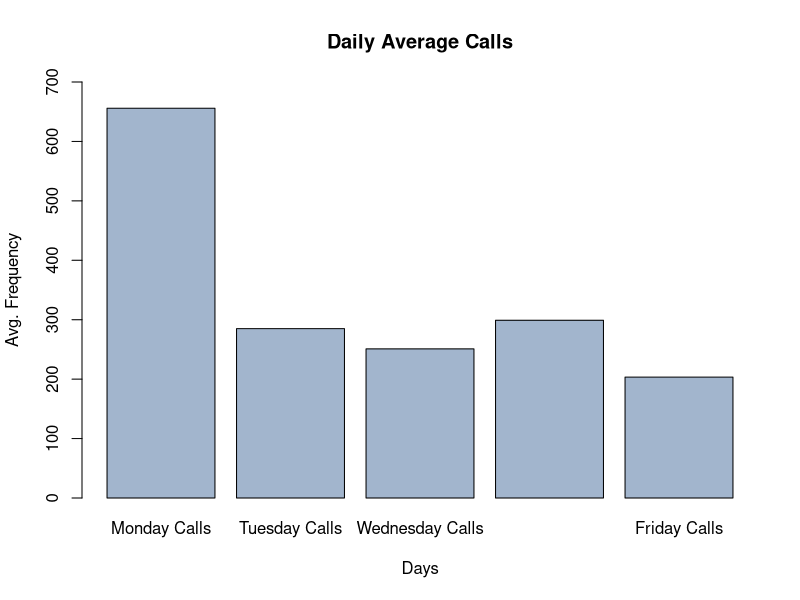
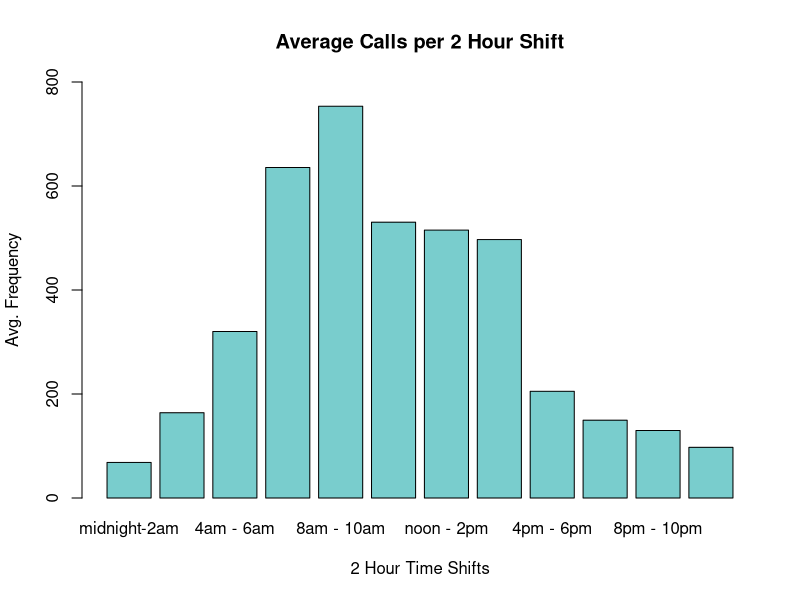

The R script that drew these images, in order:
# authors: Drew Barton, Jake Pagels, Chris Calvo

library(readxl)
help.desk = read_excel("Help Desk.xlsx")
View(help.desk)

# check whether data set has any null values
sum(is.na(help.desk))
names(help.desk)

# as the number of calls cannot be negative in a given period, recoding values to 0
help.desk$`Number of Calls`[help.desk$`Number of Calls` < 0] = 0

# recoded "Tue" values to "Tues" to create uniformity
help.desk$Day[help.desk$Day == "Tue"] = "Tues"

View(help.desk)

summary(help.desk)
str(help.desk)

avg.total.calls = mean(help.desk$`Number of Calls`); avg.total.calls

library(dplyr)
help.desk %>% 
  group_by(Day) %>%
  arrange(desc(Day)) %>%
  summarize('Number of Calls' = sum(`Number of Calls`))

# given the average number of calls/employee/two-hour shift is 17
avg.calls.per.empl = round(mean(help.desk$`Number of Calls`) / 17); avg.calls.per.empl

hd1 = data.frame(help.desk)
str(hd1)

# create new column with employee need
hd1["Employee Need"] = round(hd1[,3] / avg.calls.per.empl); head(hd1)

# slicing original help.desk data set and transposing columns into rows by hour slots
help.desk.mon = t(help.desk[1:12,c("Number of Calls")])
help.desk.tues = t(help.desk[13:24,c("Number of Calls")])
help.desk.wed = t(help.desk[25:36,c("Number of Calls")]) 
help.desk.thur = t(help.desk[37:48,c("Number of Calls")]) 
help.desk.fri = t(help.desk[49:60,c("Number of Calls")])
help.desk.names = t(help.desk[1:12,c("Hour")])

# creating new dataframe via rbind in order to better visualize data
hd2 = data.frame(rbind(help.desk.mon,help.desk.tues,
                       help.desk.wed,help.desk.thur,help.desk.fri), stringsAsFactors=FALSE)
colnames(hd2) = help.desk.names
rownames(hd2) = c("Monday Calls","Tuesday Calls","Wednesday Calls","Thursday Calls","Friday Calls")
# each column has 5 rows now allowing full data set to be viewed with head() function
View(hd2)

# Average Daily Call Volume
View(rowSums(hd2, na.rm = FALSE))

#average calls by day & hour
avg.calls.by.day = rowMeans(hd2[,1:12]); View(avg.calls.by.day)
avg.calls.by.shift = colMeans(hd2[,1:12]); View(avg.calls.by.shift)

staff.by.day = round(avg.calls.by.day / 17); View(staff.by.day)
staff.by.shift = round(avg.calls.by.shift / 17); View(staff.by.shift)

# average call volume for rest of week + total
View(hd2[-1,10:12])
View(t(colSums(hd2[-1,10:12])))

#visualize categorical data in hd2
barplot(avg.calls.by.day, main = "Daily Average Calls", xlab = "Days", ylab = "Avg. Frequency",
        col = "lightsteelblue3", ylim = range(pretty(c(0,700))))
barplot(avg.calls.by.shift, main = "Average Calls per 2 Hour Shift", xlab = "2 Hour Time Shifts", ylab = "Avg. Frequency",
        col = "darkslategray3", ylim = range(pretty(c(0,800))))
